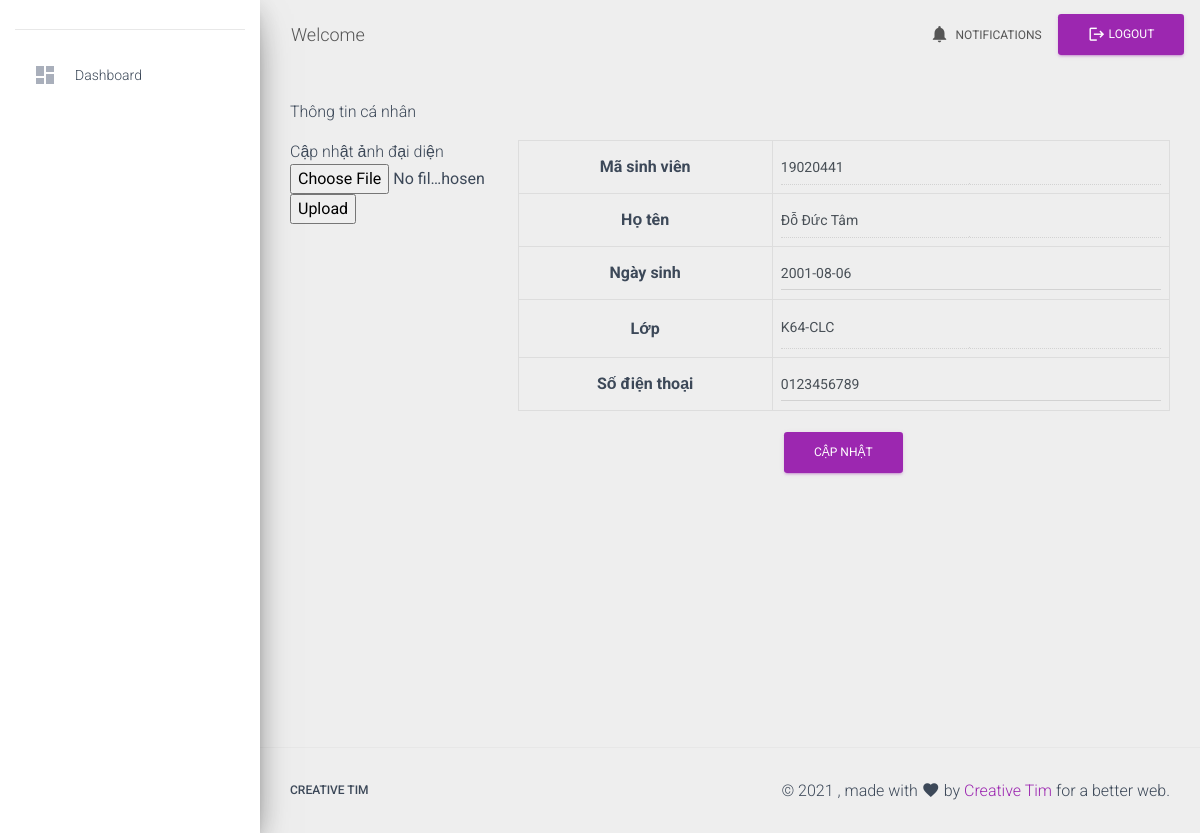
Before: /updateStudentProfile.php?for=19020441 with the older database file.
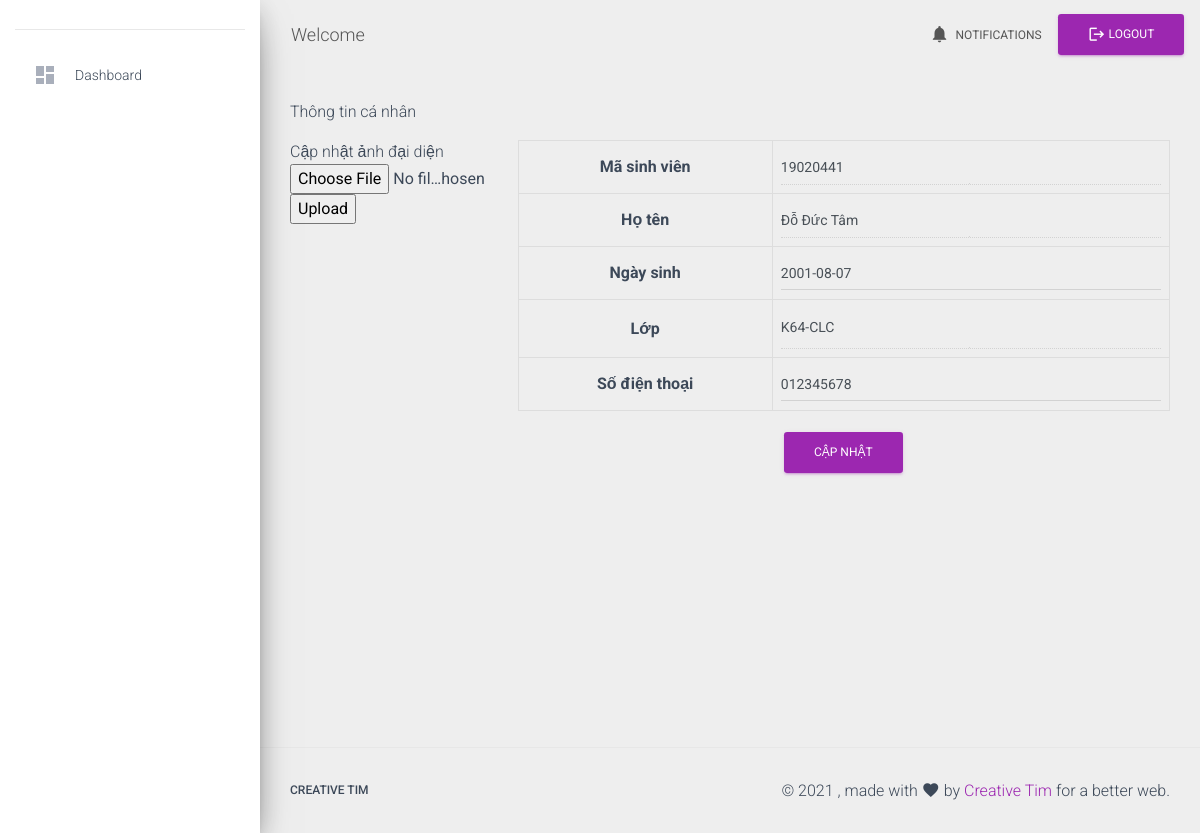
After: the same page with the newer database file.
### tables this page shows
CREATE TABLE `students` (
  `id` int(11) NOT NULL,
  `fullName` varchar(50) NOT NULL,
  `classId` int(11) NOT NULL,
  `contactNumber` varchar(11) NOT NULL,
  `dob` date NOT NULL
);

### updateStudentProfile.php (the view, shortened to what this page needs)
<?php
require_once 'function/functions.php';
require_once './connection.php';
?>
<!DOCTYPE html>
<html lang="en">
<head>
    <?php
    require_once "includes/headContents.php";
    ?>
</head>
<body>
<?php
require_once 'function/functions.php';
require_once 'slide_bar.php';
?>
<div class="wrapper ">
    <?php require_once 'slide_bar.php' ?>
    <div class="main-panel">
        <?php
        require_once "includes/header.php";
        ?>
        <div class="content">
            <div class="container-fluid">
                <p>Thông tin cá nhân</p>
                <div class="row">
                    <div class="col-sm-3">
                        <form method="post" enctype="multipart/form-data">
                            <div>
                                <div class="img-container">
                                    Cập nhật ảnh đại diện<img src="<?= $srcImg?>" id='img-user'>
                                    <input type='file' name='imagefiles' id="inputImg">
                                    <input type='submit' value='Upload' name='upload'>
                                </div>
                            </div>
                        </form>
                    </div>
                    <div class="col-sm-9 text-center">
                        <form method="post">
                            <table class="table table-bordered">
                                <?php
                                    $idStudent = $_GET['for'];
                                    $selectStudent = selectElementFrom("students","*", "id = '$idStudent'");
                                    $student = $selectStudent->fetch_assoc();
                                    $fullName = $student['fullName'];
                                    $classId = $student['classId'];
                                    $class = selectElementFrom("classes","*", "id = '$classId'")->fetch_assoc();
                                    $dob = $student['dob'];
                                    $contactNumber = $student['contactNumber'];
                                    $selectedClass = createSelectClasses($class['id'], true);
                                ?>
                                <tr><th>Mã sinh viên</th>
                                    <td><input type="text" value="<?=$idStudent?>" class="form-control" disabled></td>
                                </tr>
                                <tr><th>Họ tên</th>
                                    <td><input type="text" value="<?=$fullName?>" class="form-control" name="fullName" disabled></td>
                                </tr>
                                <tr><th>Ngày sinh</th>
                                    <td><input type="text" value="<?=$dob?>" class="form-control" name="dob"></td>
                                </tr>
                                <tr><th>Lớp</th>
                                    <td><?=$selectedClass?></td>
                                </tr>
                                <tr><th>Số điện thoại</th>
                                    <td><input type="text" value="<?=$contactNumber?>" class="form-control" name="contactNumber"></td>
                                </tr>
                            </table>
                            <button type="submit" class="btn btn-primary" name="update">Cập nhật</button>
                        </form>
                    </div>
                </div>
            </div>
        </div>
        <?php
        require_once "includes/footer.php";
        ?>
    </div>
</div>
</body>
</html>

Changed rows visible on the page:
changed students "Đỗ Đức Tâm": dob "2001-08-06" → "2001-08-07"; contactNumber "0123456789" → "012345678"
